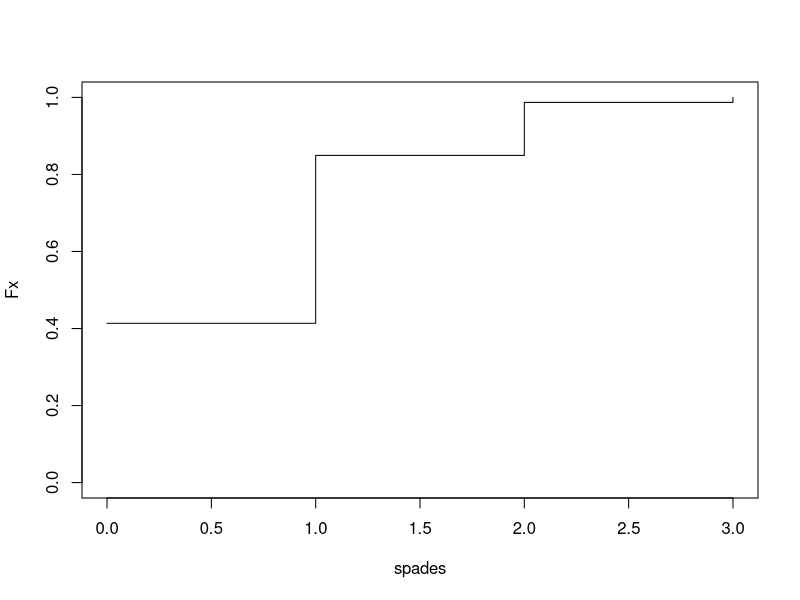
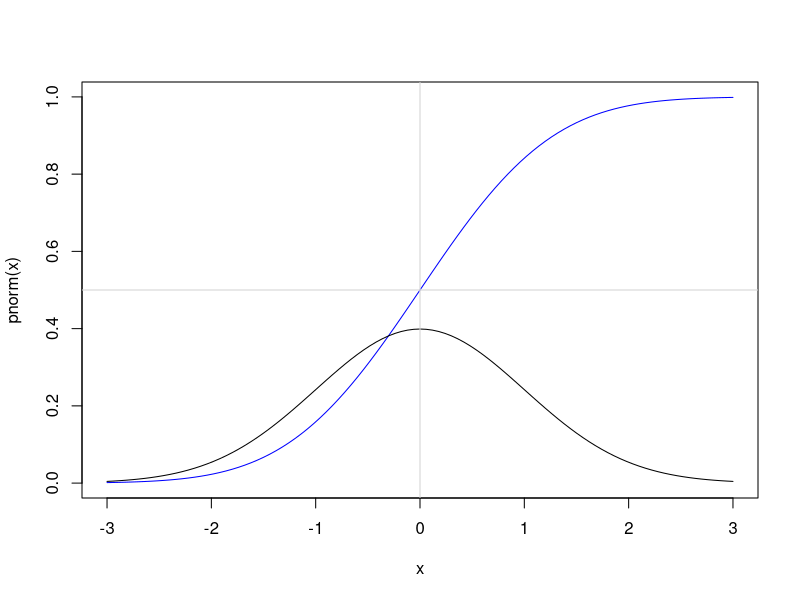
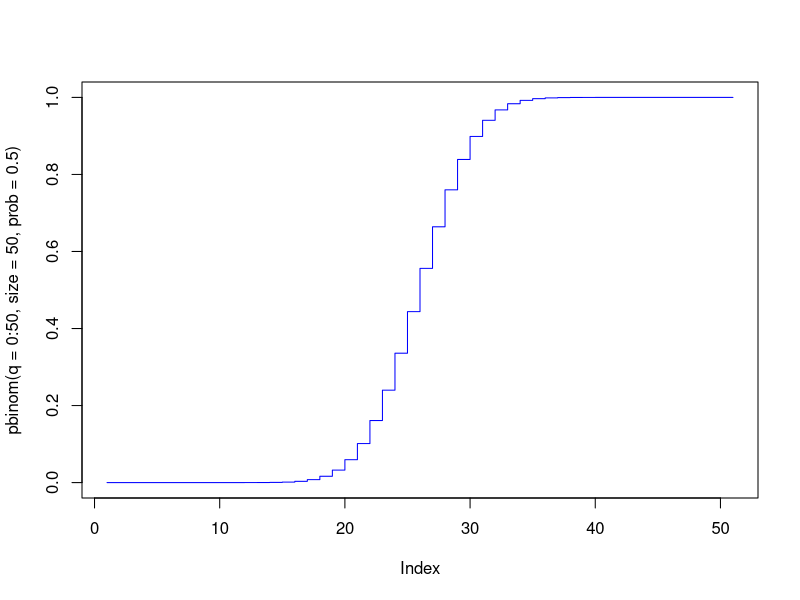
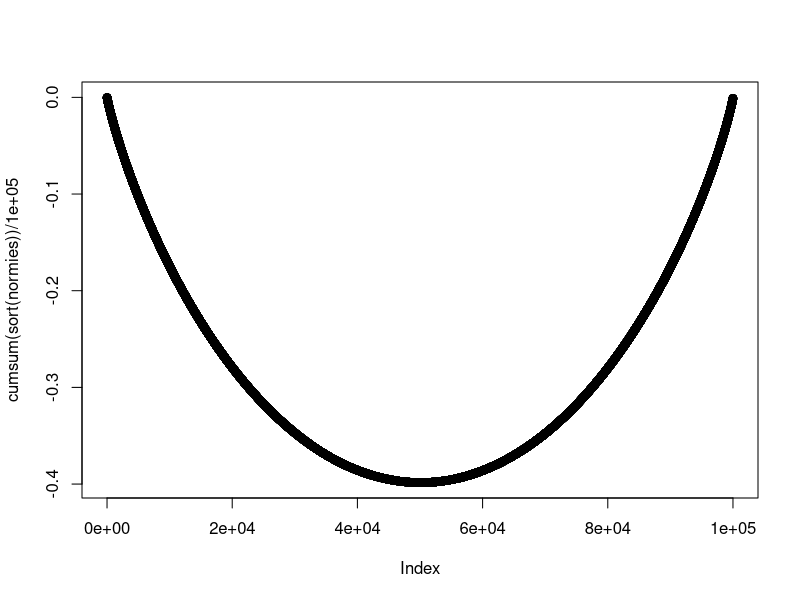
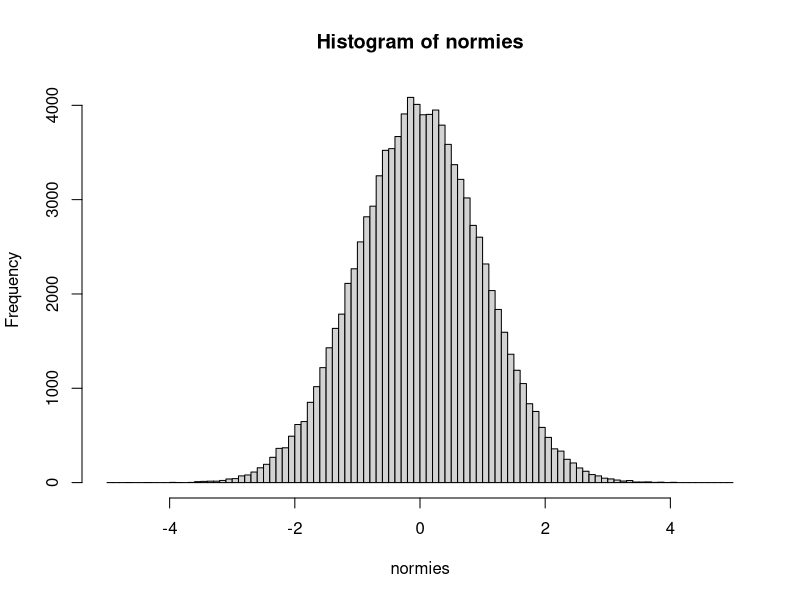

Write R code to recreate these figures, in order.
## ---- chunk 1
knitr::opts_chunk$set(comment = NA)
## ---- chunk 2
spades <- 0:3
f <- ( (choose(13, spades) * choose(39, 3 - spades)) / choose(52,3) )
f
Fx <- cumsum(f)
Fx
plot(spades, Fx, type="s", ylim=c(0,1))
## ---- chunk 3
curve(pnorm, xlim=c(-3,3), col="blue") # Normal cumulative probability.
curve(dnorm, add=T)                    # Normal density
abline(h=.5, v=0, col="lightgray")
## ---- chunk 4
plot(pbinom(q=0:50, size=50, prob=0.5), type="s", col="blue")
## ---- chunk 5
normies <- rnorm(100000)
plot(cumsum(sort(normies)) / 100000)
hist(normies, freq=TRUE, breaks=seq(-5,5,.1))

